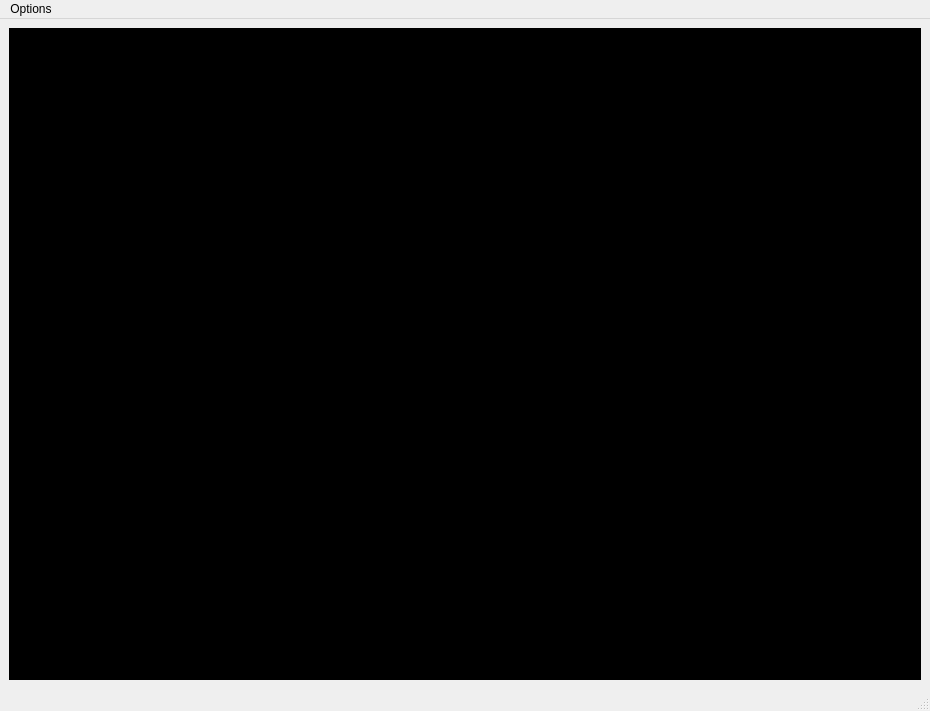
<?xml version="1.0" encoding="UTF-8"?>
<ui version="4.0">
 <class>MainWindow</class>
 <widget class="QMainWindow" name="MainWindow">
  <property name="geometry">
   <rect>
    <x>0</x>
    <y>0</y>
    <width>930</width>
    <height>711</height>
   </rect>
  </property>
  <property name="windowTitle">
   <string>MainWindow</string>
  </property>
  <widget class="QWidget" name="centralwidget">
   <layout class="QVBoxLayout" name="verticalLayout">
    <item>
     <widget class="QWidget" name="widget" native="true">
      <property name="palette">
       <palette>
        <active>
         <colorrole role="WindowText">
          <brush brushstyle="SolidPattern">
           <color alpha="255">
            <red>0</red>
            <green>0</green>
            <blue>0</blue>
           </color>
          </brush>
         </colorrole>
         <colorrole role="Button">
          <brush brushstyle="SolidPattern">
           <color alpha="255">
            <red>0</red>
            <green>0</green>
            <blue>0</blue>
           </color>
          </brush>
         </colorrole>
         <colorrole role="Light">
          <brush brushstyle="SolidPattern">
           <color alpha="255">
            <red>0</red>
            <green>0</green>
            <blue>0</blue>
           </color>
          </brush>
         </colorrole>
         <colorrole role="Midlight">
          <brush brushstyle="SolidPattern">
           <color alpha="255">
            <red>0</red>
            <green>0</green>
            <blue>0</blue>
           </color>
          </brush>
         </colorrole>
         <colorrole role="Dark">
          <brush brushstyle="SolidPattern">
           <color alpha="255">
            <red>0</red>
            <green>0</green>
            <blue>0</blue>
           </color>
          </brush>
         </colorrole>
         <colorrole role="Mid">
          <brush brushstyle="SolidPattern">
           <color alpha="255">
            <red>0</red>
            <green>0</green>
            <blue>0</blue>
           </color>
          </brush>
         </colorrole>
         <colorrole role="Text">
          <brush brushstyle="SolidPattern">
           <color alpha="255">
            <red>0</red>
            <green>0</green>
            <blue>0</blue>
           </color>
          </brush>
         </colorrole>
         <colorrole role="BrightText">
          <brush brushstyle="SolidPattern">
           <color alpha="255">
            <red>0</red>
            <green>0</green>
            <blue>0</blue>
           </color>
          </brush>
         </colorrole>
         <colorrole role="ButtonText">
          <brush brushstyle="SolidPattern">
           <color alpha="255">
            <red>0</red>
            <green>0</green>
            <blue>0</blue>
           </color>
          </brush>
         </colorrole>
         <colorrole role="Base">
          <brush brushstyle="SolidPattern">
           <color alpha="255">
            <red>0</red>
            <green>0</green>
            <blue>0</blue>
           </color>
          </brush>
         </colorrole>
         <colorrole role="Window">
          <brush brushstyle="SolidPattern">
           <color alpha="255">
            <red>0</red>
            <green>0</green>
            <blue>0</blue>
           </color>
          </brush>
         </colorrole>
         <colorrole role="Shadow">
          <brush brushstyle="SolidPattern">
           <color alpha="255">
            <red>0</red>
            <green>0</green>
            <blue>0</blue>
           </color>
          </brush>
         </colorrole>
         <colorrole role="HighlightedText">
          <brush brushstyle="SolidPattern">
           <color alpha="255">
            <red>0</red>
            <green>0</green>
            <blue>0</blue>
           </color>
          </brush>
         </colorrole>
         <colorrole role="AlternateBase">
          <brush brushstyle="SolidPattern">
           <color alpha="255">
            <red>0</red>
            <green>0</green>
            <blue>0</blue>
           </color>
          </brush>
         </colorrole>
         <colorrole role="ToolTipBase">
          <brush brushstyle="SolidPattern">
           <color alpha="255">
            <red>255</red>
            <green>255</green>
            <blue>220</blue>
           </color>
          </brush>
         </colorrole>
         <colorrole role="ToolTipText">
          <brush brushstyle="SolidPattern">
           <color alpha="255">
            <red>0</red>
            <green>0</green>
            <blue>0</blue>
           </color>
          </brush>
         </colorrole>
        </active>
        <inactive>
         <colorrole role="WindowText">
          <brush brushstyle="SolidPattern">
           <color alpha="255">
            <red>0</red>
            <green>0</green>
            <blue>0</blue>
           </color>
          </brush>
         </colorrole>
         <colorrole role="Button">
          <brush brushstyle="SolidPattern">
           <color alpha="255">
            <red>0</red>
            <green>0</green>
            <blue>0</blue>
           </color>
          </brush>
         </colorrole>
         <colorrole role="Light">
          <brush brushstyle="SolidPattern">
           <color alpha="255">
            <red>0</red>
            <green>0</green>
            <blue>0</blue>
           </color>
          </brush>
         </colorrole>
         <colorrole role="Midlight">
          <brush brushstyle="SolidPattern">
           <color alpha="255">
            <red>0</red>
            <green>0</green>
            <blue>0</blue>
           </color>
          </brush>
         </colorrole>
         <colorrole role="Dark">
          <brush brushstyle="SolidPattern">
           <color alpha="255">
            <red>0</red>
            <green>0</green>
            <blue>0</blue>
           </color>
          </brush>
         </colorrole>
         <colorrole role="Mid">
          <brush brushstyle="SolidPattern">
           <color alpha="255">
            <red>0</red>
            <green>0</green>
            <blue>0</blue>
           </color>
          </brush>
         </colorrole>
         <colorrole role="Text">
          <brush brushstyle="SolidPattern">
           <color alpha="255">
            <red>0</red>
            <green>0</green>
            <blue>0</blue>
           </color>
          </brush>
         </colorrole>
         <colorrole role="BrightText">
          <brush brushstyle="SolidPattern">
           <color alpha="255">
            <red>0</red>
            <green>0</green>
            <blue>0</blue>
           </color>
          </brush>
         </colorrole>
         <colorrole role="ButtonText">
          <brush brushstyle="SolidPattern">
           <color alpha="255">
            <red>0</red>
            <green>0</green>
            <blue>0</blue>
           </color>
          </brush>
         </colorrole>
         <colorrole role="Base">
          <brush brushstyle="SolidPattern">
           <color alpha="255">
            <red>0</red>
            <green>0</green>
            <blue>0</blue>
           </color>
          </brush>
         </colorrole>
         <colorrole role="Window">
          <brush brushstyle="SolidPattern">
           <color alpha="255">
            <red>0</red>
            <green>0</green>
            <blue>0</blue>
           </color>
          </brush>
         </colorrole>
         <colorrole role="Shadow">
          <brush brushstyle="SolidPattern">
           <color alpha="255">
            <red>0</red>
            <green>0</green>
            <blue>0</blue>
           </color>
          </brush>
         </colorrole>
         <colorrole role="HighlightedText">
          <brush brushstyle="SolidPattern">
           <color alpha="255">
            <red>0</red>
            <green>0</green>
            <blue>0</blue>
           </color>
          </brush>
         </colorrole>
         <colorrole role="AlternateBase">
          <brush brushstyle="SolidPattern">
           <color alpha="255">
            <red>0</red>
            <green>0</green>
            <blue>0</blue>
           </color>
          </brush>
         </colorrole>
         <colorrole role="ToolTipBase">
          <brush brushstyle="SolidPattern">
           <color alpha="255">
            <red>255</red>
            <green>255</green>
            <blue>220</blue>
           </color>
          </brush>
         </colorrole>
         <colorrole role="ToolTipText">
          <brush brushstyle="SolidPattern">
           <color alpha="255">
            <red>0</red>
            <green>0</green>
            <blue>0</blue>
           </color>
          </brush>
         </colorrole>
        </inactive>
        <disabled>
         <colorrole role="WindowText">
          <brush brushstyle="SolidPattern">
           <color alpha="255">
            <red>0</red>
            <green>0</green>
            <blue>0</blue>
           </color>
          </brush>
         </colorrole>
         <colorrole role="Button">
          <brush brushstyle="SolidPattern">
           <color alpha="255">
            <red>0</red>
            <green>0</green>
            <blue>0</blue>
           </color>
          </brush>
         </colorrole>
         <colorrole role="Light">
          <brush brushstyle="SolidPattern">
           <color alpha="255">
            <red>0</red>
            <green>0</green>
            <blue>0</blue>
           </color>
          </brush>
         </colorrole>
         <colorrole role="Midlight">
          <brush brushstyle="SolidPattern">
           <color alpha="255">
            <red>0</red>
            <green>0</green>
            <blue>0</blue>
           </color>
          </brush>
         </colorrole>
         <colorrole role="Dark">
          <brush brushstyle="SolidPattern">
           <color alpha="255">
            <red>0</red>
            <green>0</green>
            <blue>0</blue>
           </color>
          </brush>
         </colorrole>
         <colorrole role="Mid">
          <brush brushstyle="SolidPattern">
           <color alpha="255">
            <red>0</red>
            <green>0</green>
            <blue>0</blue>
           </color>
          </brush>
         </colorrole>
         <colorrole role="Text">
          <brush brushstyle="SolidPattern">
           <color alpha="255">
            <red>0</red>
            <green>0</green>
            <blue>0</blue>
           </color>
          </brush>
         </colorrole>
         <colorrole role="BrightText">
          <brush brushstyle="SolidPattern">
           <color alpha="255">
            <red>0</red>
            <green>0</green>
            <blue>0</blue>
           </color>
          </brush>
         </colorrole>
         <colorrole role="ButtonText">
          <brush brushstyle="SolidPattern">
           <color alpha="255">
            <red>0</red>
            <green>0</green>
            <blue>0</blue>
           </color>
          </brush>
         </colorrole>
         <colorrole role="Base">
          <brush brushstyle="SolidPattern">
           <color alpha="255">
            <red>0</red>
            <green>0</green>
            <blue>0</blue>
           </color>
          </brush>
         </colorrole>
         <colorrole role="Window">
          <brush brushstyle="SolidPattern">
           <color alpha="255">
            <red>0</red>
            <green>0</green>
            <blue>0</blue>
           </color>
          </brush>
         </colorrole>
         <colorrole role="Shadow">
          <brush brushstyle="SolidPattern">
           <color alpha="255">
            <red>0</red>
            <green>0</green>
            <blue>0</blue>
           </color>
          </brush>
         </colorrole>
         <colorrole role="HighlightedText">
          <brush brushstyle="SolidPattern">
           <color alpha="255">
            <red>0</red>
            <green>0</green>
            <blue>0</blue>
           </color>
          </brush>
         </colorrole>
         <colorrole role="AlternateBase">
          <brush brushstyle="SolidPattern">
           <color alpha="255">
            <red>0</red>
            <green>0</green>
            <blue>0</blue>
           </color>
          </brush>
         </colorrole>
         <colorrole role="ToolTipBase">
          <brush brushstyle="SolidPattern">
           <color alpha="255">
            <red>255</red>
            <green>255</green>
            <blue>220</blue>
           </color>
          </brush>
         </colorrole>
         <colorrole role="ToolTipText">
          <brush brushstyle="SolidPattern">
           <color alpha="255">
            <red>0</red>
            <green>0</green>
            <blue>0</blue>
           </color>
          </brush>
         </colorrole>
        </disabled>
       </palette>
      </property>
      <property name="autoFillBackground">
       <bool>true</bool>
      </property>
     </widget>
    </item>
   </layout>
  </widget>
  <widget class="QMenuBar" name="menubar">
   <property name="geometry">
    <rect>
     <x>0</x>
     <y>0</y>
     <width>930</width>
     <height>21</height>
    </rect>
   </property>
   <widget class="QMenu" name="menuOptions">
    <property name="title">
     <string>Options</string>
    </property>
    <addaction name="actionSave_PDF"/>
    <addaction name="actionTEST"/>
   </widget>
   <addaction name="menuOptions"/>
  </widget>
  <widget class="QStatusBar" name="statusbar"/>
  <action name="actionSave_PDF">
   <property name="text">
    <string>Save PDF</string>
   </property>
  </action>
  <action name="actionTEST">
   <property name="text">
    <string>TEST</string>
   </property>
  </action>
 </widget>
 <resources/>
 <connections/>
</ui>
